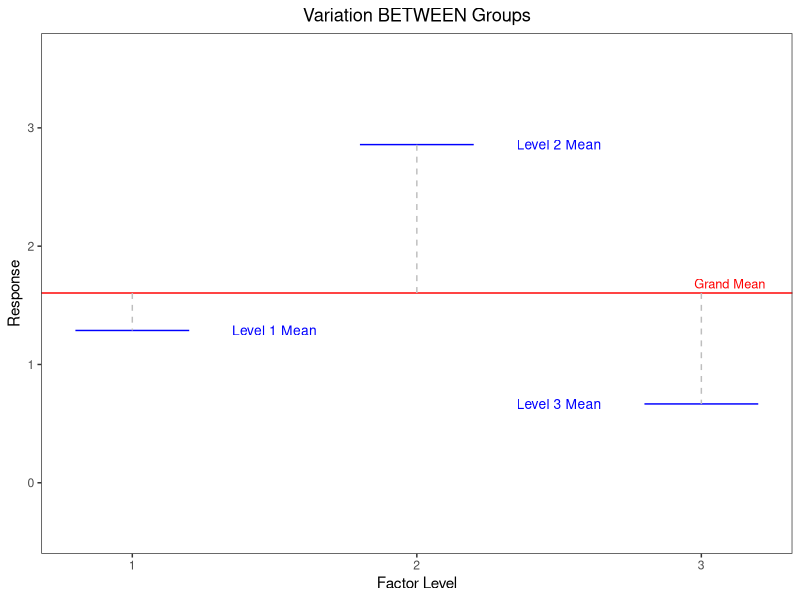
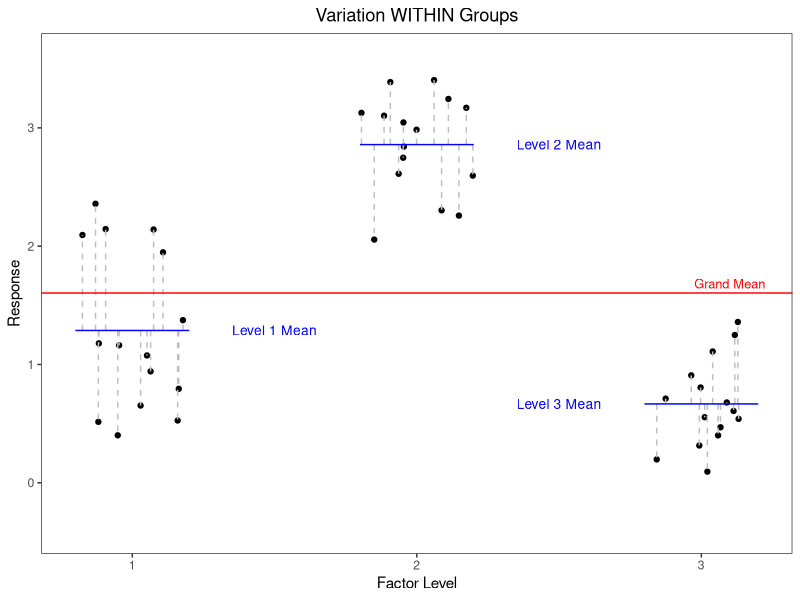

Generate these figures, in order, with R:
## ---- chunk 1
knitr::opts_chunk$set(echo = TRUE)

library(knitr)
library(tidyverse)
library(kableExtra)
## ---- chunk 2
#| include: false

library(tidyverse)
library(ggrepel)

set.seed(7)
response <- c(rnorm(15, mean = 1, sd = .5),
      rnorm(15, mean = 2.75, sd = .5),
      rnorm(15, mean = .75, sd = .5))
factor <- rep(c(1,2,3), each = 15 )

df <- tibble(response, factor)


df_means <- df |> group_by(factor) |> summarise(mean = mean(response)) 

df <- left_join(df, df_means)

## ---- chunk 3
#| code-fold: false
#| echo: false
#| column: page
#| layout-ncol: 2
#| label: fig-between_within
#| fig-cap: Between Group vs. Within Group
#| fig-subcap:
#|   - "Factor Level Means"
#|   - "Deviations Within Factor Levels"
##| fig-cap: Between Group vs. Within Group
##| fig-subcap:
##|  - "Factor Level Means"
##|  - "Deviations from Observations to Factor Level Mean"


ggplot(data = df_means, mapping = aes(x = factor, y = mean)) + 
  #geom_point() +
  geom_segment(aes(x = factor - .2, xend = factor + .2,
                                    y = mean, yend = mean), color = "blue") +
  geom_hline(yintercept = mean(df$response), color = "red") +
  geom_segment(aes(x = factor, xend = factor,
                                    y = mean(df$response), yend = mean),
               color = "gray", linetype = "dashed") +
  theme_bw() +
  #geom_text_repel(aes(label = paste0("Mean of Level ", factor), box.padding = .4),color = "blue")
  annotate(geom = "text", x = 1.5, y = df_means$mean[1], label = "Level 1 Mean", color = "blue", size = 3.5) +
  annotate(geom = "text", x = 2.5, y = df_means$mean[2], label = "Level 2 Mean", color = "blue", size = 3.5) +
  annotate(geom = "text", x = 2.5, y = df_means$mean[3], label = "Level 3 Mean", color = "blue", size = 3.5) +
  annotate(geom = "text", x = 3.1, y = mean(df$response) + .08, color = "red", label = "Grand Mean", size = 3.25) +
  labs(y = "Response", title = "Variation BETWEEN Groups", x = "Factor Level")+
  theme(panel.grid = element_blank(),
        plot.title = element_text(hjust = .5)) +
  scale_x_continuous(breaks = 1:3, labels = scales::number_format(accuracy = 1)) +
  scale_y_continuous(breaks = 0:3, limits = c(-.4, 3.6), labels = scales::number_format(accuracy = 1))

        
ggplot(data = df, mapping = aes(x = factor, y = response)) + 
  geom_point(position = position_jitter(width = .2, seed = 1L)) +
  geom_linerange(position = position_jitter(width = .2, seed = 1L),
                 aes(x = factor, ymin = mean, ymax = response ),
                 color = "gray", linetype = "dashed") +
  geom_segment(data = df_means, aes(x = factor - .2, xend = factor + .2,
                                    y = mean, yend = mean), color = "blue") +
  geom_hline(yintercept = mean(df$response), color = "red") +
  #geom_segment(data = df_means, aes(x = factor, xend = factor,
  #                                  y = mean(df$response), yend = mean),
  #             color = "gray", linetype = "dashed") +
  theme_bw() +
  #geom_text_repel(aes(label = paste0("Mean of Level ", factor), box.padding = .4),color = "blue")
  annotate(geom = "text", x = 1.5, y = df_means$mean[1], label = "Level 1 Mean", color = "blue", size = 3.5) +
  annotate(geom = "text", x = 2.5, y = df_means$mean[2], label = "Level 2 Mean", color = "blue", size = 3.5) +
  annotate(geom = "text", x = 2.5, y = df_means$mean[3], label = "Level 3 Mean", color = "blue", size = 3.5) +
  annotate(geom = "text", x = 3.1, y = mean(df$response) + .08, color = "red", label = "Grand Mean", size = 3.25) +
  labs(y = "Response", title = "Variation WITHIN Groups", x = "Factor Level")+
  theme(panel.grid = element_blank(),
        plot.title = element_text(hjust = .5)) +
  scale_x_continuous(breaks = 1:3, labels = scales::number_format(accuracy = 1))+
  scale_y_continuous(breaks = 0:3, limits = c(-.4, 3.6), labels = scales::number_format(accuracy = 1))
